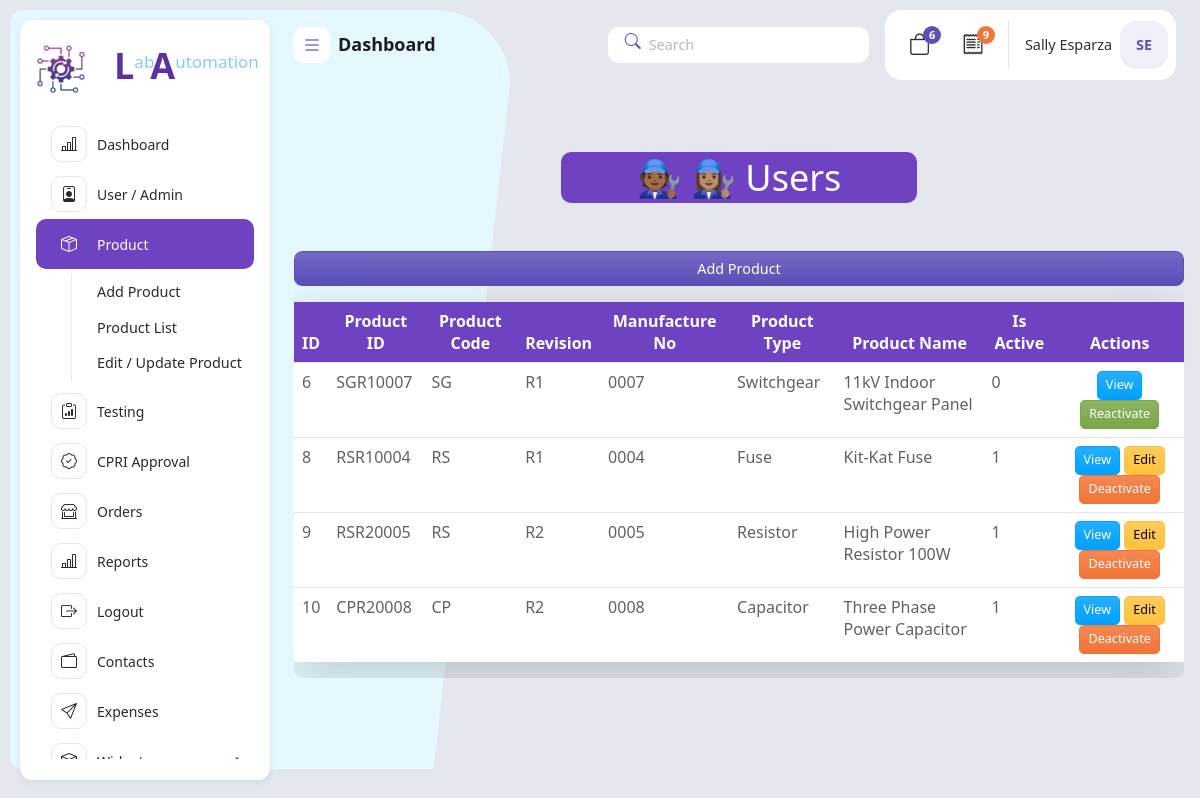
The page /products-list.php on the database its author committed.
### tables this page shows
CREATE TABLE `products` (
  `id` int(11) NOT NULL,
  `product_id` varchar(12) NOT NULL,
  `product_code` varchar(2) NOT NULL,
  `rivision` varchar(11) NOT NULL,
  `manufacturing_no` varchar(50) NOT NULL,
  `product_type` varchar(11) NOT NULL,
  `product_name` varchar(200) NOT NULL,
  `is_active` tinyint(1) DEFAULT 1
);

### products-list.php (the view, shortened to what this page needs)
<?php
include 'header.php';
include "backend/db.php";
$query =" SELECT * FROM products ";
$res = mysqli_query($conn,$query);
?>
<div class="app-body">
<h1 class="title text-center my-5 p-1" > 🧑🏾‍🔧 👩🏽‍🔧  Users</h1>
<div class="table-responsive rounded">
    <a href="add-product.php" class="btn btn-primary d-block mb-3  "> Add Product</a>
    <table class="table  table-hover table-border shadow-lg" >
        <thead>
            <tr>
                <th id="th">ID</th>
                <th id="th">Product ID</th>
                <th id="th">Product Code</th>
                <th id="th">Revision</th>
                <th id="th">Manufacture No</th>
                <th id="th">Product Type</th>
                <th id="th">Product Name</th>
                <th id="th">Is Active</th>
                <th id="th" colspan="2">Actions</th>
            </tr>
        </thead>
        <tbody>
            <?php
            if (mysqli_num_rows($res)>0) {
                while($data = mysqli_fetch_assoc($res)){
            ?>
            <tr>
                <td><?= $data["id"] ?></td>
                <td><?= $data["product_id"] ?></td>
                <td><?= $data["product_code"] ?></td>
                <td><?= $data["rivision"] ?></td>
                <td><?= $data["manufacturing_no"] ?></td>
                <td><?= $data["product_type"] ?></td>
                <td><?= $data["product_name"] ?></td>
                <td><?= $data["is_active"] ?></td>
                <td colspan="2" class="text-center">
<?php
if($data['is_active'] == 1){
    ?>
    <a href="view-product.php?id=<?= $data['id']?>" class="btn btn-info btn-sm">View</a>
    <a href="updateuser.php?id=<?= $data['id']?>" class="btn btn-warning btn-sm">Edit</a>
    <a href="backend/deactivate-product.php?id=<?= $data['id']?>"
       class="btn btn-danger btn-sm"
       onclick="return confirm('Deactivate this product?')">Deactivate</a>
    <?php
}else{
    ?>
    <a href="view-product.php?id=<?= $data['id']?>" class="btn btn-info btn-sm">View</a>
    <a href="backend/reactivate-product.php?id=<?= $data['id']?>"
       class="btn btn-success btn-sm">Reactivate</a>
    <?php
}
?>
</td>
            </tr>
            <?php }}?>
        </tbody>
    </table>
</div>
</div>
<?php
include 'footer.php';
?>

### header.php (shortened to what this page needs)
<!DOCTYPE php>
<php lang="en">
<head>
   <link rel="stylesheet" href="assets/vendor/calendar/css/custom.css" />
   <link rel="stylesheet" href="assets/css/main.min.css">
</head>
<link rel="stylesheet" href="assets/fonts/bootstrap/bootstrap-icons.min.css" />
    <link rel="stylesheet" href="assets/css/main.min.css" />
    <link rel="stylesheet" href="assets/fonts/bootstrap/bootstrap-icons.min.css" />
    <link rel="stylesheet" href="assets/css/main.min.css" />
    <link rel="stylesheet" href="assets/vendor/overlay-scroll/OverlayScrollbars.min.css" />
  </head>
  <body>
    <div class="page-wrapper">
      <div class="main-container">
        <nav id="sidebar" class="sidebar-wrapper">
          <div class="app-brand  p-3 my-2 m-auto">
            <a href="index.php" class="d-flex">
              <img src="assets/images/log9.png" class="logo" alt="Auto_logo" class="img-fluid " ><p class="mx-3 size"><h1 class="clr"><b>L</b></h1></P><p class=" size"> ab</p> <p> <h1 class="clr"> <b>A</b></h1></P><p class=" size"> utomation</p>
            </a>
          </div>
          <div class="sidebarMenuScroll">
           <ul class="sidebar-menu">
              <li >
                <a href="index.php">
                  <i class="bi bi-bar-chart-line"></i>
                  <span class="menu-text">Dashboard</span>
                  </a>
              </li>
              <li>
                <a href="!#">
                 <i class="bi bi-person-badge"></i>
                  <span class="menu-text">User / Admin</span>
                </a>
              </li>
              <li>
                <a href="!#">
                  <i class="bi bi-box-seam"></i>
                  <span class="menu-text">Product</span>
                </a>
                <ul class="treeview-menu">
                  <li>
                    <a href="add-product.php">Add Product</a>
                  </li>
                  <li>
                    <a href="products-list.php">Product List</a>
                  </li>
                  <li>
                    <a href="update-product.php">Edit / Update Product</a>
                  </li>
                </ul>
              </li>
              <li>
                <a href="testing.php">
                 <i class="bi bi-clipboard-data"></i>
                  <span class="menu-text">Testing </span>
                </a>
              </li>
              <li>
                <a href="!#">
                <i class="bi bi-patch-check"></i>
                  <span class="menu-text">CPRI Approval</span>
                </a>
              </li>
              <li>
                    <a href="orders.php">
                      <i class="bi bi-shop-window"></i>
                      <span class="menu-text">Orders</span>
                    </a>
                  </li>
                  <li>
                    <a href="!#">
                      <i class="bi bi-bar-chart-line"></i>
                      <span class="menu-text">Reports</span>
                    </a>
              </li>
              <li>
                <a href="logout.php">
                  <i class="bi bi-box-arrow-right"></i>
                  <span class="menu-text">Logout</span>
                </a>
                </li>
                <li>
                  <a href="contacts.php">
                    <i class="bi bi-wallet2"></i>
                    <span class="menu-text">Contacts</span>
                  </a>
                </li>
              <li>
                <a href="expenses.php">
                  <i class="bi bi-send"></i>
                  <span class="menu-text">Expenses</span>
                </a>
              </li>
              <li class="treeview">
                <a href="#!">
                  <i class="bi bi-box"></i>
                  <span class="menu-text">Widgets</span>
                </a>
              </li>
            </ul>
          </div>
        </nav>
        <div class="app-container">
          <div class="app-header d-flex align-items-center">
            <div class="d-flex">
              <button class="pin-sidebar">
                <i class="bi bi-list lh-1"></i>
              </button>
            </div>
            <h5 class="m-0 ms-2 fw-semibold">Dashboard</h5>
            <div class="header-actions">
              <div class="search-container d-xl-block d-none me-3">
                <input type="text" class="form-control" id="searchData" placeholder="Search" />
                <i class="bi bi-search"></i>
              </div>
              <div class="bg-white p-2 rounded-4 d-flex align-items-center">
                <div class="d-sm-flex d-none">
                  <div class="dropdown">
                    <a class="dropdown-toggle d-flex p-3 position-relative" href="#!" role="button"
                      data-bs-toggle="dropdown" aria-expanded="false">
                      <i class="bi bi-bag fs-4 lh-1"></i>
                      <span class="count-label">6</span>
                    </a>
                  </div>
                  <div class="dropdown">
                    <a class="dropdown-toggle d-flex p-3 position-relative" href="#!" role="button"
                      data-bs-toggle="dropdown" aria-expanded="false">
                      <i class="bi bi-receipt fs-4 lh-1"></i>
                      <span class="count-label bg-danger">9</span>
                    </a>
                  </div>
                </div>
                <div class="dropdown ms-2">
                  <a id="userSettings" class="dropdown-toggle user-settings" href="#!" role="button"
                    data-bs-toggle="dropdown" aria-expanded="false">
                    <span class="me-2 text-truncate d-lg-block d-none">Sally Esparza</span>
                    <div class="icon-box md rounded-4 fw-bold bg-primary-subtle text-primary">
                      SE
                    </div>
                  </a>
                </div>
              </div>
            </div>
          </div>

### footer.php (shortened to what this page needs)
          <div class="app-footer">
          </div>
        </div>
      </div>
    </div>
  </body>
</html>

### header.php (style rules this page uses)
.sidebar-menu > li.active > a, .sidebar-menu > li.active.current-page > a { background-color: #6f42c1 !important; color: #ffffff !important; }
.sidebar-menu > li.active > a i { color: #ffffff !important; }
.clr { color: #5a32a3; margin-left:-4px; }
.size { font-size:17px; margin-top:5px; color: Skyblue; }

### products-list.php (style rules this page uses)
.title { font-size: 36px; background: #6f42c1; color: white; margin-left: 30%; margin-right: 30%; border-radius: 10px; }
#th { background: #6f42c1; color : white; text-align:center; justify-content:center; flex-direction: }

### rows shown on the page
products: id "6", product "SGR10007", product_code "SG", rivision "R1", manufacturing_no "0007", product_type "Switchgear", product_name "11kV Indoor Switchgear Panel", is_active "0"
products: id "8", product "RSR10004", product_code "RS", rivision "R1", manufacturing_no "0004", product_type "Fuse", product_name "Kit-Kat Fuse", is_active "1"
products: id "9", product "RSR20005", product_code "RS", rivision "R2", manufacturing_no "0005", product_type "Resistor", product_name "High Power Resistor 100W", is_active "1"
products: id "10", product "CPR20008", product_code "CP", rivision "R2", manufacturing_no "0008", product_type "Capacitor", product_name "Three Phase Power Capacitor", is_active "1"
